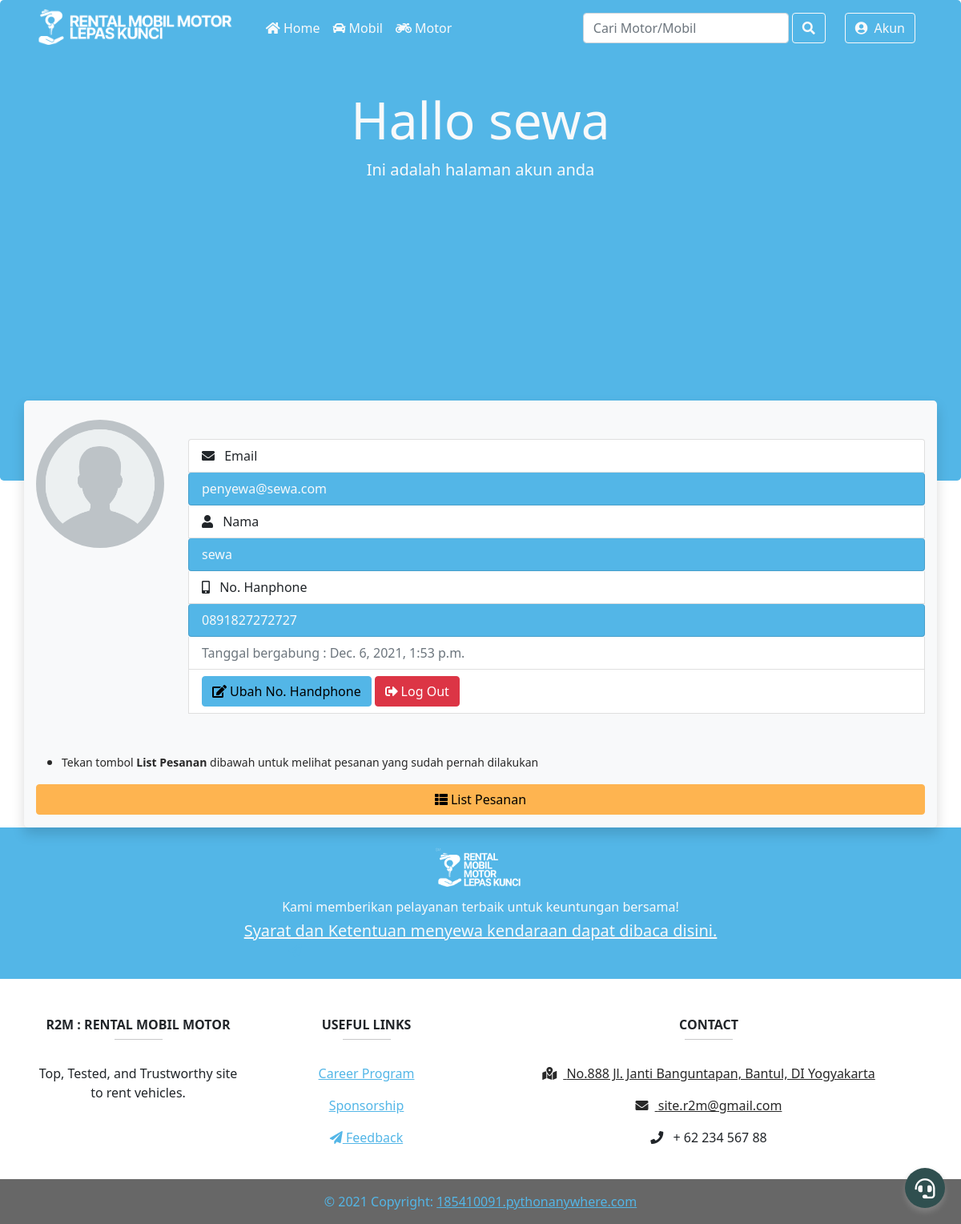
The page /akun/ (signed in) on the database as committed earlier.
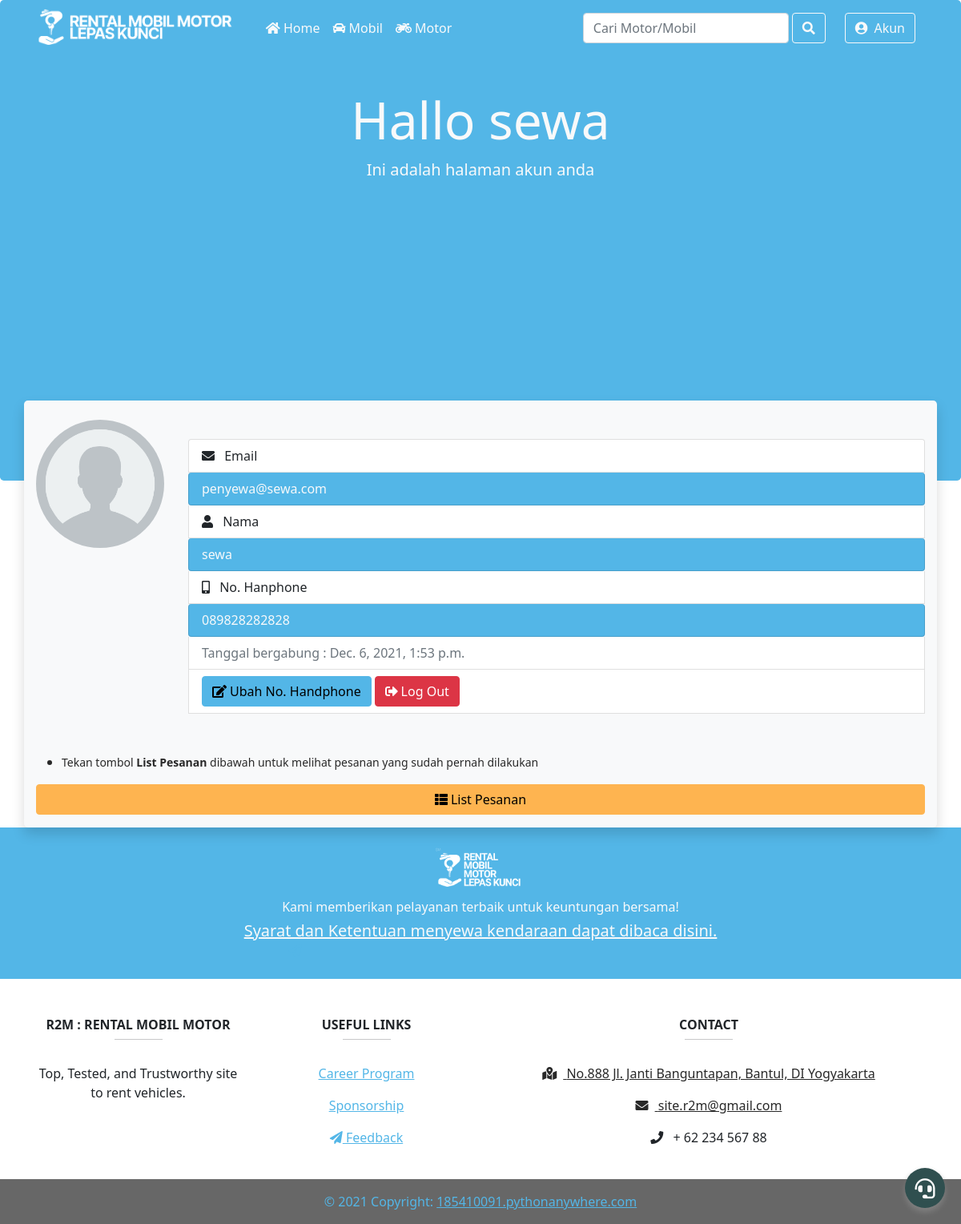
The same page on the database as committed later.
### akun/models.py (models this page shows, shortened)
class NewAkun(AbstractBaseUser,PermissionsMixin):
    email = models.EmailField(verbose_name="email", max_length=254, unique=True)
    nama = models.CharField(verbose_name="nama", max_length=70)
    no_hp = models.CharField(verbose_name="nomor handphone", max_length=15, unique=False)
    tanggal_akun = models.DateTimeField(default=timezone.now)
    is_staff = models.BooleanField(default=False)
    is_superuser = models.BooleanField(default=False)
    is_active = models.BooleanField(default=True)
    objects = AkunManager()
    USERNAME_FIELD = 'email'
    REQUIRED_FIELDS = ['nama','no_hp']

### akun/views.py (the view, shortened to what this page needs)
# urls.py: path("", views.index , name="index"),
def index(request):
    if request.user.is_authenticated:
        email = request.user.email
        akun = NewAkun.objects.get(email=email)
        pMobil = None
        pMotor = None
        if  bookMobil.objects.filter(id_penyewa_mbl=akun).exists():
            pMobil =  bookMobil.objects.filter(id_penyewa_mbl=akun)
        if  bookMotor.objects.filter(id_penyewa_mtr=akun).exists():
            pMotor =  bookMotor.objects.filter(id_penyewa_mtr=akun)
        context = {
            'title':"Akun | R2M",
            'heading':"Hallo ",
            'subheading':"Ini adalah halaman akun anda",
            'akun' : akun,
            'pesananMbl' : pMobil,
            'pesananMtr' : pMotor
        }
        return render(request, 'akun/index.html',context)
    else:
        return redirect('akun:login')

### mobil/models.py (called while the page is built)
    def __str__(self):
        return "{} - {}".format(self.plat_mbl,self.nama_mbl)

### motor/models.py (called while the page is built)
    def __str__(self):
        return "{} - {}".format(self.plat_mtr,self.nama_mtr)

### templates/akun/index.html (shortened to what this page needs)
{% extends 'base.html' %}
{% load static %}
{% block stylesheet %}
<link rel="stylesheet" href="{% static 'akun/css/jumbotron.css' %}" />
{% endblock stylesheet %}
{% block header %}
<div class="row m-auto ">
    <div class="col-12 w-auto">
        <h1 class="display-3 text-light text-center"><strong>{{heading}} {{akun.nama}}</strong></h1>
        <p class="lead text-light text-center">{{subheading}}</p>
    </div>
</div>
{% endblock header %}
{% block content %}
<div class="row">
    <div class="col-sm-12 col-md-2 wy-5">
        <img src="{% static 'base-img/profile-ph.png' %}" class="img-fluid rounded-circle my-4 border-primary"
            alt="Foto Profile">
    </div>
    <div class="col-sm-12 col-md-10 my-5">
        <ul class="list-group">
            <li class="list-group-item"> <i class="fas fa-envelope mr-2"></i> Email</li>
            <li class="list-group-item bg-primary text-light rounded">{{akun.email}}</li>
            <li class="list-group-item"><i class="fas fa-user mr-2"></i> Nama</li>
            <li class="list-group-item bg-primary text-light rounded">{{akun.nama}}</li>
            <li class="list-group-item "><i class="fas fa-mobile-alt mr-2"></i> No. Hanphone</li>
            <li class="list-group-item bg-primary text-light rounded">{{akun.no_hp}}</li>
            <li class="list-group-item disabled">Tanggal bergabung : {{akun.tanggal_akun}}</li>
            <li class="list-group-item inline">
                <button type="button" class="btn btn-primary" data-toggle="modal" data-target="#nohpModal"><i class="fas fa-edit mr-1"></i>Ubah No.
                    Handphone</button>
                <button type="button" class="btn btn-danger" data-toggle="modal" data-target="#logoutModal"><i
                        class="fas fa-sign-out-alt mr-1"></i>Log Out</button>
            </li>
        </ul>
    </div>
</div>
<div class="row">
    <div class="col mb-3">
        <ul>
            <li>
                <p><small>Tekan tombol <strong>List Pesanan</strong> dibawah untuk melihat pesanan yang sudah pernah dilakukan</small></p>
            </li>
        </ul>
        <button id="pesanan" class="btn btn-warning btn-block"><i class="fas fa-th-list mr-1"></i>List Pesanan</button>
    </div>
</div>
{% endblock content %}

### templates/base.html (shortened to what this page needs)
{% load static %}
<!DOCTYPE html>
<html>
<head>
  {% include "snippets/styles.html" %}
  {% block stylesheet %}
  {% endblock stylesheet %}
</head>
<body>
  {% include "snippets/navbar.html" %}
  <div class="jumbotron m-0" id="jumbrotron-img">
    <div class="container mt-5">
      {% block header %}
      {% endblock header %}
    </div>
  </div>
  <div class="container-fluid main-content animate-bottom">
    <div id="body1" class="container bg-light text-dark shadow rounded-lg" style="margin-top: -100px;">
      {% block content %}{% endblock content %}
    </div>
  </div>
  {% include "snippets/footer.html" %}
  {% include "snippets/fab.html" %}
</body>
</html>

### templates/snippets/styles.html (shortened to what this page needs)
{% load static %}
<link rel="stylesheet" href="https://cdn.jsdelivr.net/npm/bootstrap@4.5.3/dist/css/bootstrap.min.css">
<link rel="stylesheet" href="https://use.fontawesome.com/releases/v5.7.0/css/all.css">
<link rel="stylesheet" href="{% static 'home/css/styles.css' %}" />
<link rel="stylesheet" href="{% static 'home/css/fab.css' %}">
<link rel="stylesheet" href="{% static 'home/css/more-styles.css' %}">

### templates/snippets/navbar.html (shortened to what this page needs)
{% load static %}
<nav class="navbar fixed-top navbar-expand-md navbar-light" id="navbarku">
    <div class="container">
        <a href="{% url 'home:index' %}" class="navbar-brand p-0 mb-1">
            <img style="height: 45px;" src="{% static 'base-img/sitebanner.png' %}" alt="Banner">
        </a>
        <div class="collapse navbar-collapse" id="navbarToggleExternalContent">
            <ul class="navbar-nav ml-lg-3 ">
                <li class="nav-item">
                    <a class="text-light nav-link" href="{% url 'home:index' %}"><i class="fas fa-home"></i> Home</a>
                </li>
                <li class="nav-item">
                    <a class="nav-link text-light" href="{% url 'mobil:index' %}"><i class="fas fa-car"></i> Mobil</a>
                </li>
                <li class="nav-item">
                    <a class="nav-link text-light" href="{% url 'motor:index' %}"><i class="fas fa-motorcycle"></i>
                        Motor</a>
                </li>
            </ul>
            <ul class="navbar-nav ml-lg-auto mr-1">
                <li class="nav-item">
                    <form class="form-inline" method="get" action="{% url 'home:search' %}">
                        <input name="search" class="form-control " type="search" placeholder="Cari Motor/Mobil" aria-label="Search">
                        <button class="btn btn-outline-light my-lg-2 ml-lg-1" type="submit"><i
                                class="fas fa-search"></i></button>
                    </form>
                </li>
                <li class="nav-item">
                    <a class="nav-link" href="{% url 'akun:index' %}">
                        <button type="button" class="btn btn-outline-light ml-lg-3">
                            <i class="fas fa-user-circle mr-1"></i> Akun</button>
                    </a>
                </li>
            </ul>
        </div>
    </div>
</nav>

### templates/snippets/footer.html
{% load static %}
<footer class="page-footer font-small blue-grey lighten-5">
  <div class="bg-primary text-light">
    <div class="container">
      <div class="row py-4 d-flex align-items-center m-0 p-0">
        <div class="col-12 text-center mb-0">
          <img class="mb-2" src="{% static "base-img/footer.png" %}" alt="" height="50">
          <h6 class="mb-0 pt-2">Kami memberikan pelayanan terbaik untuk keuntungan bersama!</h6>
          <a href="{% url 'home:snk' %}" class="text-light"><h5 class="mb-0 pt-2">Syarat dan Ketentuan menyewa kendaraan dapat dibaca disini. </h5></a>
        </div>
        <div class="col-md-6 col-lg-7 text-center text-md-right">
          <a class="gplus-ic">
            <i class="fas fa-paper-plane"></i>
          </a>
        </div>
      </div>
    </div>
  </div>
  <div class="container text-center text-md-left mt-5">
    <div class="row mt-3 dark-grey-text">
      <div class="col-3 mb-4">
        <h6 class="text-uppercase font-weight-bold">R2M : Rental Mobil Motor</h6>
        <hr class="teal accent-3 mb-4 mt-0 d-inline-block mx-auto" style="width: 60px" />
        <p>
          Top, Tested, and Trustworthy site to rent vehicles.
        </p>
      </div>
      <div class="col-3 mx-auto mb-4">
        <h6 class="text-uppercase font-weight-bold">Useful links</h6>
        <hr class="teal accent-3 mb-4 mt-0 d-inline-block mx-auto" style="width: 60px" />
        <p>
          <a class="dark-grey-text" href="#!">Career Program</a>
        </p>
        <p>
          <a class="dark-grey-text" href="#!">Sponsorship</a>
        </p>
        <p>
          <a class="dark-grey-text" href="#!"><i class="fas fa-paper-plane"></i> Feedback</a>
        </p>
      </div>
      <div class="col-6 mx-auto mb-md-0 mb-4">
        <h6 class="text-uppercase font-weight-bold">Contact</h6>
        <hr class="teal accent-3 mb-4 mt-0 d-inline-block mx-auto" style="width: 60px" />
        <p><a title="Buka di Gmaps" class="text-dark" href="https://goo.gl/maps/gPyE7S3Haxxb3gvB6"><i class="fas fa-map-marked-alt mr-2"></i> No.888 Jl. Janti Banguntapan, Bantul, DI Yogyakarta</p></a>
        <p><a title="Kirim Email" class="text-dark" href="#"><i class="fas fa-envelope mr-2"></i> site.r2m@gmail.com</p></a>
        <p><i class="fas fa-phone mr-2"></i> + 62 234 567 88</p>
      </div>
    </div>
  </div>
  <div class="footer-copyright bg-secondary text-center text-primary py-3">
    © 2021 Copyright:
    <a class="dark-grey-text" href="#"> 185410091.pythonanywhere.com</a>
  </div>
</footer>

### templates/snippets/fab.html (shortened to what this page needs)
<div class="fabs" onclick="toggleBtn()">
  <div class="fab-action">
    <i title="Hubungi Kami" class="fas fa-headset" id="add"></i>
  </div>
  <div class="btns">
    <a title="Lihat Syarat dan Ketentuan" href="{% url 'home:snk' %}" class="fab-btn" style="background: #55acee"></a>
    <a title="Akun Facebook Kami" href="#" class="fab-btn" style="background: #3b5999"></a>
    <a title="Whatsapp Kami" href="#" class="fab-btn" style="background: #25d366"></a>
    <a title="Instagram Kami" href="https://www.instagram.com/yunas.an/" target="_blank" class="fab-btn"
      style="background: #e4405f">
    </a>
    <a title="Kirim Email" href="mailto:anyunas38@gmail.com" class="fab-btn" style="background: #FA4C3B"></a>
  </div>
</div>

### templates/snippets/script.html (shortened to what this page needs)
{% load static %}

### static/home/css/fab.css (style rules this page uses)
* { padding: 0; margin: 0; }
.fabs { position: fixed; right: 20px; bottom: 20px; }
.fab-action { background: darkslategrey; height: 50px; width: 50px; border-radius: 50%; box-shadow: 0 5px 7px 0px gray; transition: background-color 0.4s ease-in-out; }
.fab-action i { position: absolute; color: white; left: 50%; top: 50%; transform: translate(-50%, -50%); font-size: 25px; cursor: pointer; }
.fab-btn { position: absolute; height: 35px; width: 35px; border-radius: 50%; }
.btns { position: absolute; bottom: 0px; margin-bottom: 5px; height: 35px; width: 35px; transition: 0.3s ease-in-out; left: 50%; transform: translateX(-50%); z-index: -1; }

### static/home/css/more-styles.css (style rules this page uses)
.animate-bottom { position: relative; -webkit-animation-name: animatebottom; -webkit-animation-duration: 1s; animation-name: animatebottom; animation-duration: 1s; }

### static/akun/css/jumbotron.css (style rules this page uses)
.jumbotron { padding: 4rem 2rem; margin-bottom: 2rem; background-color: var(--bs-primary); border-radius: .3rem; background-position: center; background-size: cover; height: 600px; }

Rows that differ between the two databases and show on the page:
changed NewAkun "sewa": no_hp "0891827272727" → "089828282828"
